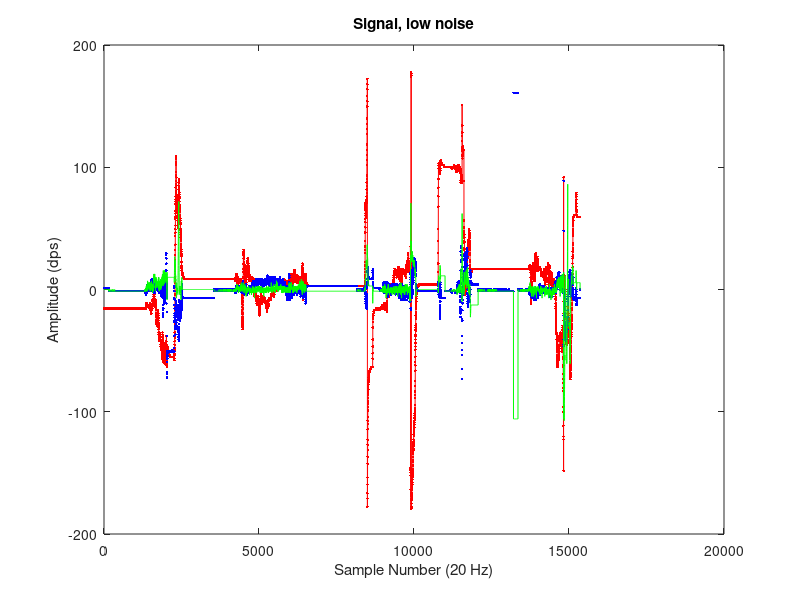

The MATLAB source for this figure:
clc;
%% PARSE TEXT FILE
dataIn = textread('real_flight_outside.csv', '', 'delimiter', ',', ... 
                'emptyvalue', NaN);
            
%% DEFINE FILTER
alpha = 0.5;
throwOut = 100000;

dataOut = [];
for dataSet = 1:length(dataIn(:,1))
    if dataSet > 1
        newDataSet = [];
        for i = 1:length(dataIn(1,:))
            if abs(dataIn(dataSet,i) - dataIn(dataSet-1,i)) > throwOut
                dataIn(dataSet,i) = dataIn(dataSet-1,i);
            end
            newDataPoint = (1-alpha)*dataOut(dataSet-1,i) + (alpha)*(dataIn(dataSet,i));
            newDataSet = [newDataSet newDataPoint];
        end
        dataOut = [dataOut; newDataSet];
    else
        dataOut = [dataOut; dataIn(dataSet,:)];
    end
end
%subplot(2,1,1);
plot(dataIn(:,1),'.-r');
hold on;
plot(dataIn(:,2),'.b');
plot(dataIn(:,3),'-g');
%plot(dataOut(:,1),'-b','LineWidth',2);
xlabel('Sample Number (20 Hz)');
ylabel('Amplitude (dps)');
title('Noise, no signal');


%% SIGNAL PLOT

dataIn = textread('log_signal.csv', '', 'delimiter', ',', ... 
                'emptyvalue', NaN);
            
%% DEFINE FILTER
alpha = 0.5;
throwOut = 100000;

dataOut = [];
for dataSet = 1:length(dataIn(:,1))
    if dataSet > 1
        newDataSet = [];
        for i = 1:length(dataIn(1,:))
            if abs(dataIn(dataSet,i) - dataIn(dataSet-1,i)) > throwOut
                dataIn(dataSet,i) = dataIn(dataSet-1,i);
            end
            newDataPoint = (1-alpha)*dataOut(dataSet-1,i) + (alpha)*(dataIn(dataSet,i));
            newDataSet = [newDataSet newDataPoint];
        end
        dataOut = [dataOut; newDataSet];
    else
        dataOut = [dataOut; dataIn(dataSet,:)];
    end
end
%subplot(2,1,2);
%plot(dataIn(:,1),'.-r');
hold on;
%plot(dataOut(:,1),'-b','LineWidth',2);
xlabel('Sample Number (20 Hz)');
ylabel('Amplitude (dps)');
title('Signal, low noise');